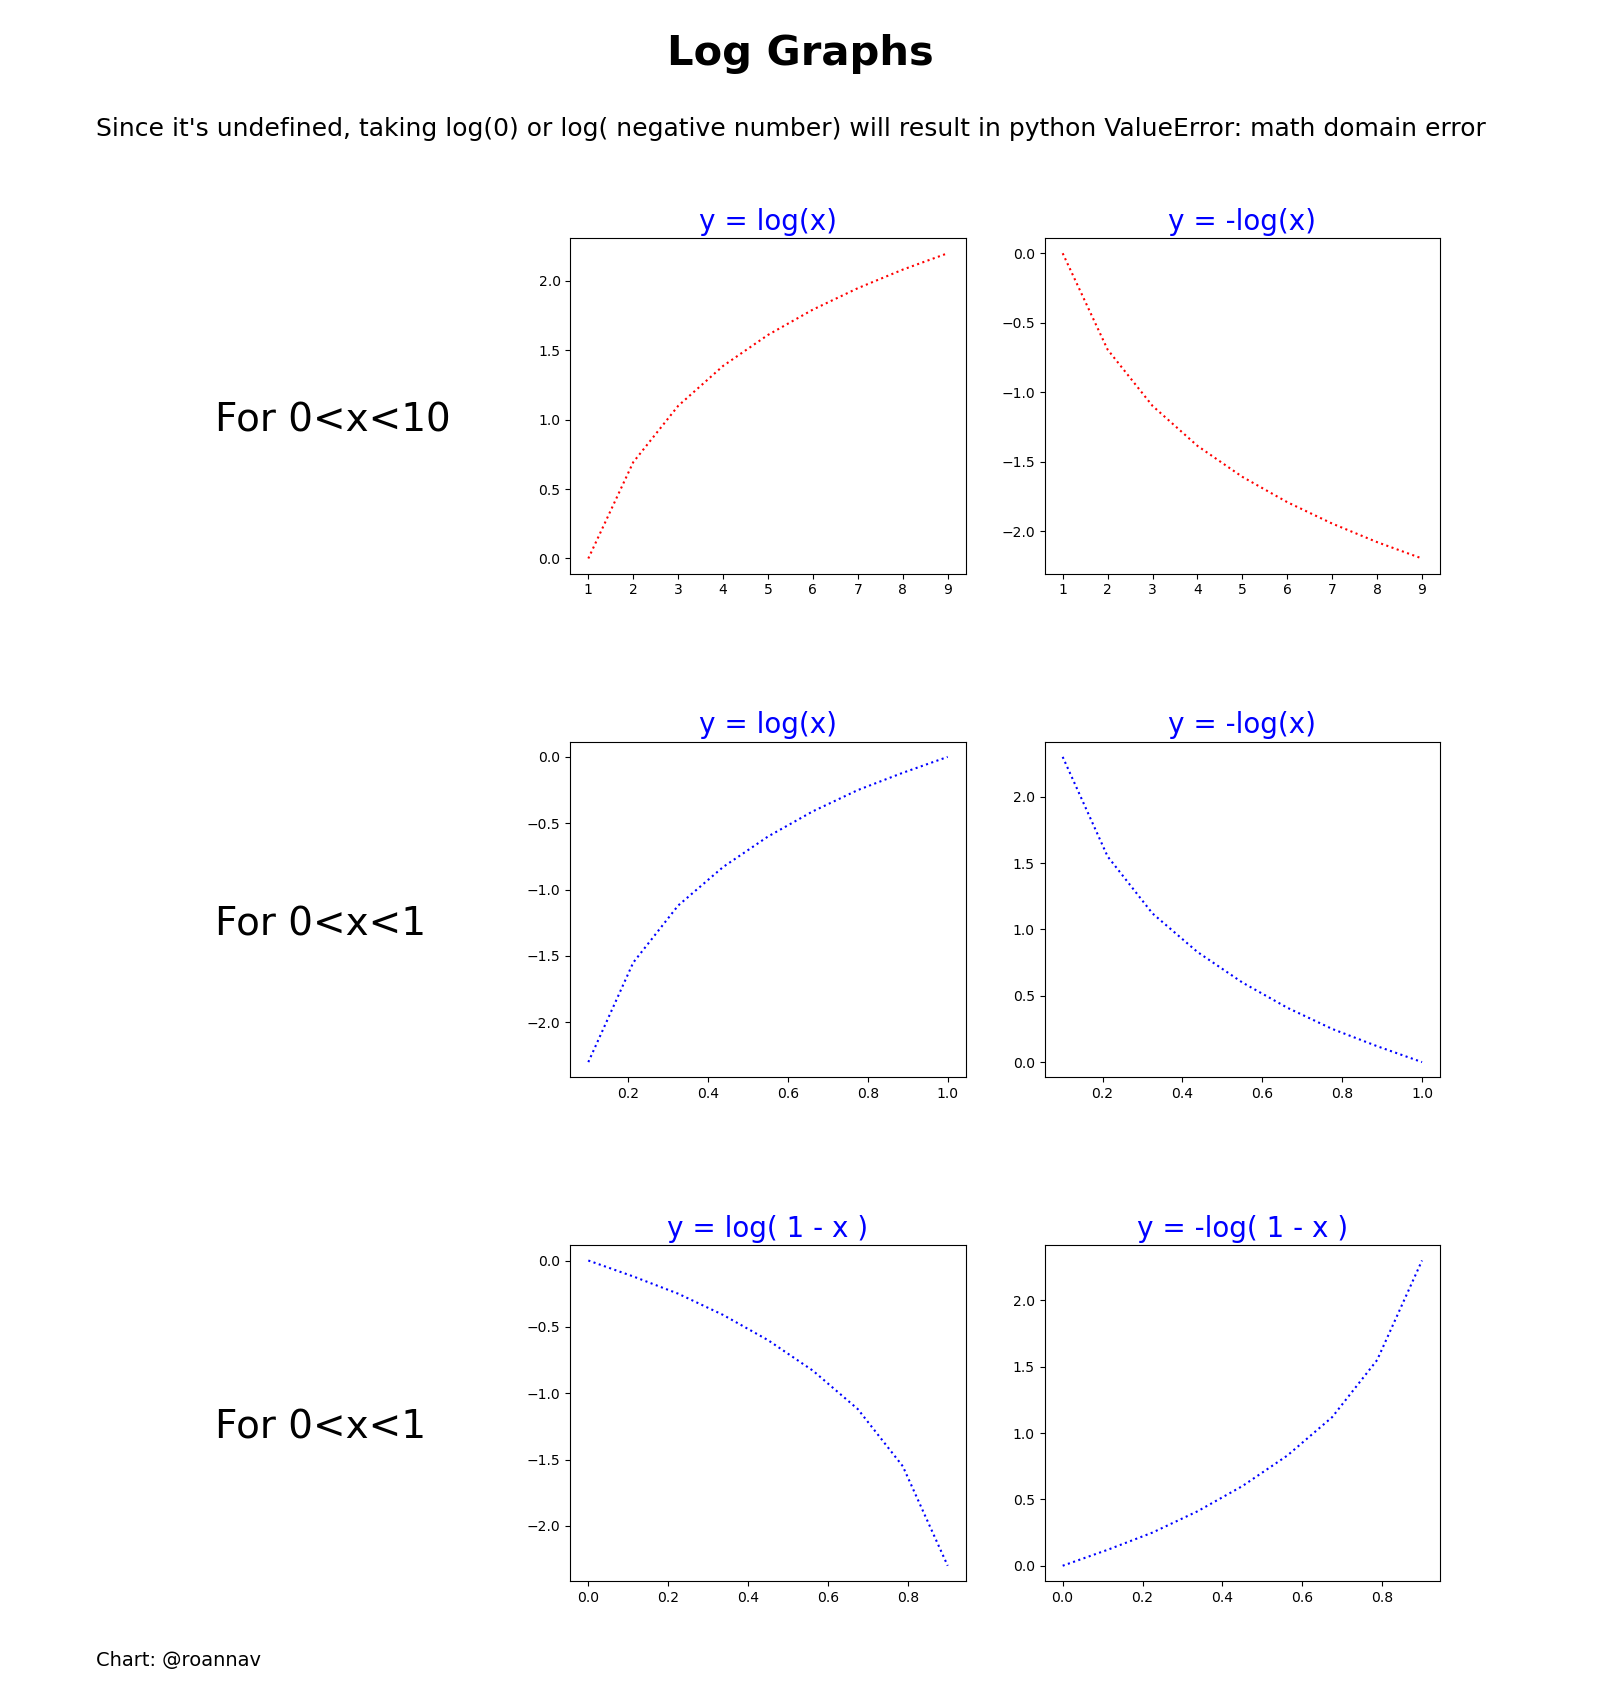

The script that saved this image:
# Make a chart with 6 log graphs

import numpy as np
import matplotlib.pyplot as plt
import math

# This code uses the OO-style matplotlib, using subplots().
fig, ax = plt.subplots(3, 3,   # 3 rows, 3 col of subplots
    figsize = (16,17)          # dimensions of the figure in inches
)


#########################################################################
#  Title Area
#########################################################################

# main title above everything else
plt.suptitle("Log Graphs", 
    fontsize=30,
    fontweight='bold'
)

# text just below the title
plt.figtext(0.06, 0.92,
    "Since it's undefined, taking log(0) or log( negative number) will result in python ValueError: math domain error",
    ha="left",
    fontsize=18)


#########################################################################
#  Helper Functions 
#########################################################################

def make_text_section( _ax):
    # remove spines
    for loc in ['top','right','bottom','left']:
        _ax.spines[loc].set_visible(False)

    # remove x ticks and y ticks
    _ax.set_xticks([])
    _ax.set_yticks([])


TOP = 0.94
CENTER = 0.4
BOTTOM = 0.04

def write_text( _ax, y, txt, _fontsize=28):
    _ax.text(0.3,
        y,
        txt,
        ha="left",  # horizontalalignment
        va= "top" if y==TOP else "bottom",
        fontsize=_fontsize)


#########################################################################
#  subplot 0,0:  
#########################################################################

make_text_section(ax[0][0])
write_text( ax[0,0], CENTER, "For 0<x<10") 


#########################################################################
#  subplot 0,1: 
#########################################################################

ax[0,1].set_title("y = log(x)", 
    {'color':'blue', 'size':20})
x = np.arange(1,10)
y = [ math.log(i) for i in x]
ax[0,1].plot(x,y,':r')


#########################################################################
#  subplot 0,2: 
#########################################################################

ax[0,2].set_title("y = -log(x)", 
    {'color':'blue', 'size':20})
x = np.arange(1,10)
y = [ -math.log(i) for i in x]
ax[0,2].plot(x,y,':r')


#########################################################################
#  subplot 1,0:
#########################################################################

make_text_section(ax[1,0])
write_text( ax[1,0], CENTER, "For 0<x<1") 


#########################################################################
#  subplot 1,1:  
#########################################################################

ax[1,1].set_title("y = log(x)", 
    {'color':'blue', 'size':20})
# Can't take a log of 0 or negative number, so start x above 0
x = np.linspace(0.1,1,9)  # 0.1, 0.2, ...  1.0
y = [ round(math.log(i), 2) for i in x]
ax[1,1].plot(x,y,':b')


#########################################################################
#  subplot 1,2:  
#########################################################################

ax[1,2].set_title("y = -log(x)", 
    {'color':'blue', 'size':20})
x = np.linspace(0.1,1,9)  # 0.1, 0.2, ...  1.0
y = [ -round(math.log(i), 2) for i in x]
ax[1,2].plot(x,y,':b')


#########################################################################
#  subplot 2,0:  
#########################################################################

make_text_section(ax[2,0])
write_text( ax[2,0], CENTER, "For 0<x<1") 


#########################################################################
#  subplot 2,1:  
#########################################################################

ax[2,1].set_title("y = log( 1 - x )", 
    {'color':'blue', 'size':20})
x = np.linspace(0,0.9,9)  # 0.0, 0.1, 0.2, ...  0.9
y = [ round(math.log(1-i), 2) for i in x]
ax[2,1].plot(x,y,':b')


#########################################################################
#  subplot 2,2:  
#########################################################################

ax[2,2].set_title("y = -log( 1 - x )", 
    {'color':'blue', 'size':20})
x = np.linspace(0,0.9,9)  # 0.0, 0.1, 0.2, ...  0.9
y = [ -round(math.log(1-i), 2) for i in x]
ax[2,2].plot(x,y,':b')


#########################################################################

# adjust the spacing between subplots
fig.subplots_adjust(left=0.06,
    right=0.9,
    bottom=0.07,
    top=0.86,
    wspace=0.2,
    hspace=0.5)


plt.figtext(0.06, 0.02,
    "Chart: @roannav",
    ha="left",
    fontsize=14)

plt.savefig('log_graphs.png')  # savefig must happen before show()
